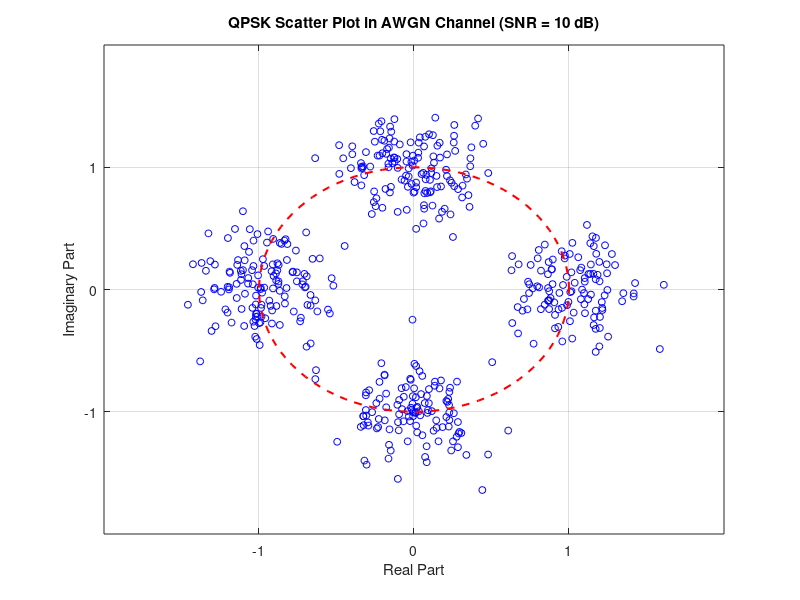
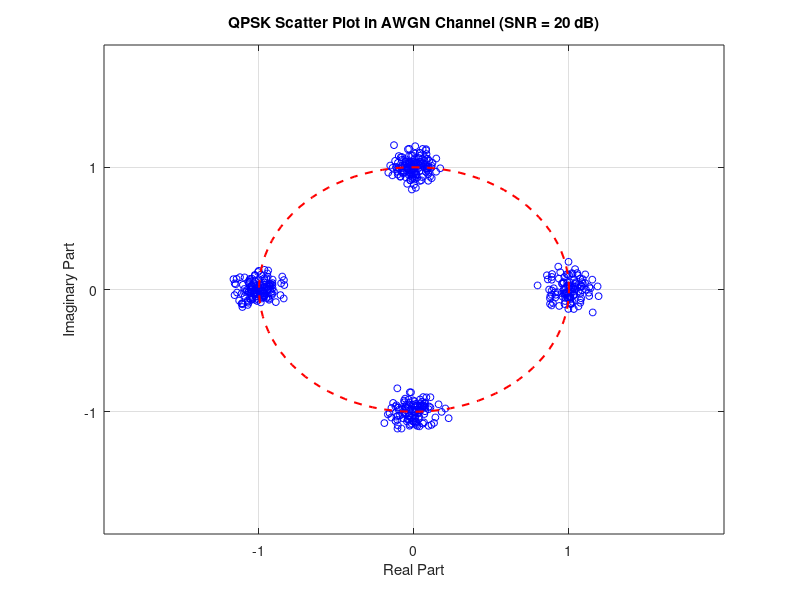

Here is the MATLAB script that generated these plots, in order:

% Generate the random sequence
sequence = randi([0 1], 1000,1);


% create the QPSK symbols (2 bits - 00)
symbol_seq = reshape(sequence, [], 2);

% convert to decimal
symbol_seq_dec = bi2de(symbol_seq, 'left-msb') +1; % +1 due to 1-indexing
symbol_mapping = [1, 1i, -1, -1i]
qpsk_symbols = symbol_mapping(symbol_seq_dec);

% disp(qpsk_symbols)

% send through AWGN channel with 10 and 20 dB

SNR_values = [10,20];

for snr = SNR_values
    received_symbols = awgn(qpsk_symbols, snr,'measured');

    figure;
    plot(real(received_symbols), imag(received_symbols), 'bo', 'MarkerSize', 5);
    grid on;
    xlabel('Real Part');
    ylabel('Imaginary Part');
    title(['QPSK Scatter Plot in AWGN Channel (SNR = ', num2str(snr), ' dB)']);
    axis([-2 2 -2 2]); % Set axis limits
    xticks([-1 0 1]);
    yticks([-1 0 1]);

    hold on;
    theta = linspace(0, 2*pi, 100); % Angle from 0 to 2π
    x_circle = cos(theta); % x-coordinates
    y_circle = sin(theta); % y-coordinates
    plot(x_circle, y_circle, 'r--', 'LineWidth', 1.5);
    hold off;
    
end